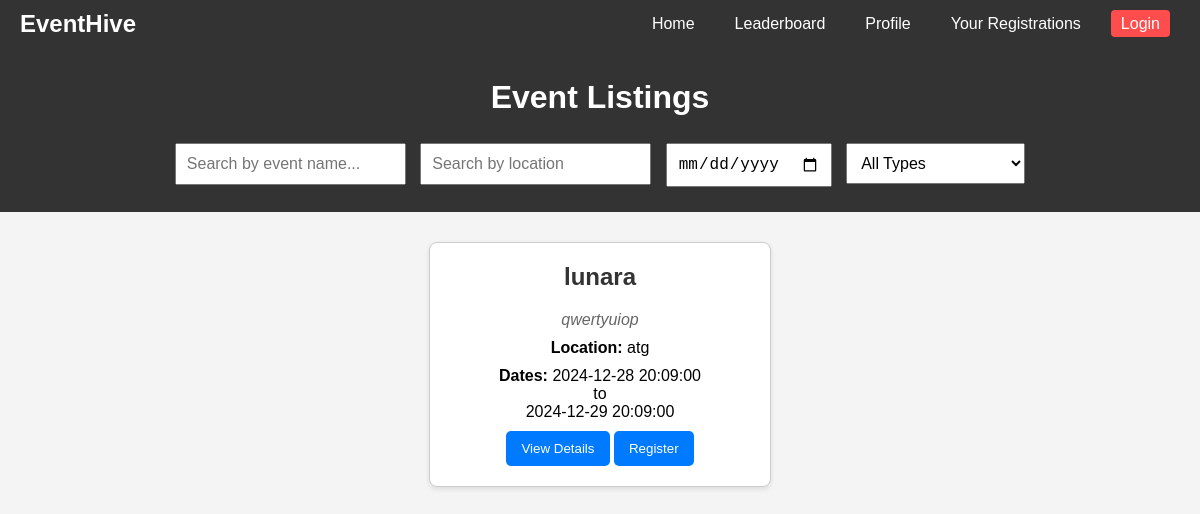
The app's page /home.php with its own data.
### tables this page shows
CREATE TABLE `event` (
  `id` int(255) NOT NULL,
  `name` varchar(255) NOT NULL,
  `host` int(255) NOT NULL,
  `short_description` varchar(255) NOT NULL,
  `long_description` longtext NOT NULL,
  `eligibility` longtext NOT NULL,
  `type` varchar(255) NOT NULL,
  `start_date` datetime NOT NULL,
  `end_date` datetime NOT NULL,
  `deadline_date` datetime NOT NULL,
  `coordinator` varchar(255) NOT NULL,
  `coordinator_number` varchar(255) NOT NULL,
  `coordinator_emailid` varchar(255) NOT NULL,
  `location` varchar(255) NOT NULL,
  `prize` varchar(255) NOT NULL,
  `website` varchar(255) NOT NULL
);

### home.php (the view, shortened to what this page needs)
<!DOCTYPE html>
<html lang="en">
<head>
    <link rel="stylesheet" href="./assets/css/home.css">
</head>
<body>
<?php include './header.php'; ?>
    <header>
        <h1>Event Listings</h1>
        <div class="filter-search-container">
            <input type="text" id="search-bar" placeholder="Search by event name..." oninput="filterEvents()">
            <input type="text" id="filter-location" placeholder="Search by location" oninput="filterEvents()">
            <input type="date" id="filter-date" onchange="filterEvents()">
            <select id="filter-type" onchange="filterEvents()">
                <option value="">All Types</option>
            </select>
        </div>
    </header>
    <main id="event-container">
    <?php
        include './operations/db_connection.php';
        $currentDate = date("Y-m-d H:i:s");
        $sql = "SELECT * FROM event WHERE deadline_date >= '$currentDate' ORDER BY start_date ASC";
        $result = $conn->query($sql);
        if ($result->num_rows > 0) {
            while ($row = $result->fetch_assoc()) {
                echo "
                <div class='event-card' data-name='" . htmlspecialchars($row['name']) . "' data-location='" . htmlspecialchars($row['location']) . "' data-date='" . htmlspecialchars($row['start_date']) . "' data-type='" . htmlspecialchars($row['type']) . "' data-id='" . htmlspecialchars($row['id']) . "'>
                    <h2>" . htmlspecialchars($row['name']) . "</h2>
                    <p class='description'>" . htmlspecialchars($row['short_description']) . "</p>
                    <p><strong>Location:</strong> " . htmlspecialchars($row['location']) . "</p>
                    <p><strong>Dates:</strong> " . htmlspecialchars($row['start_date']) . "<br> to <br>" . htmlspecialchars($row['end_date']) . "</p>
                    <button onclick=\"navigateToEventDetails('" . htmlspecialchars($row['id']) . "')\">View Details</button>
                    <button class='register-button' onclick=\"submitRegistration('" . htmlspecialchars($row['id']) . "')\">Register</button>
                </div>";
            }
        } else {
            echo "<p>No upcoming events available.</p>";
        }
        ?>
    </main>
</body>
</html>

### assets/css/home.css (style rules this page uses)
body { margin: 0; font-family: Arial, sans-serif; background-color: #f4f4f4; }
header { background-color: #333; color: white; padding: 10px 20px; text-align: center; }
.filter-search-container { margin: 10px auto; text-align: center; }
.filter-search-container input, .filter-search-container select { margin: 5px; padding: 10px; font-size: 16px; }
#event-container { display: flex; flex-wrap: wrap; justify-content: center; margin: 20px auto; max-width: 1200px; }
.event-card { background-color: white; border: 1px solid #ccc; border-radius: 8px; margin: 10px; padding: 20px; width: 300px; box-shadow: 0 2px 5px rgba(0, 0, 0, 0.1); text-align: center; transition: transform 0.3s; }
.event-card h2 { margin-top: 0; color: #333; }
.event-card .description { font-style: italic; color: #666; margin: 10px 0; }
.event-card p { margin: 10px 0; }
.event-card button { background-color: #007bff; color: white; border: none; padding: 10px 15px; border-radius: 5px; cursor: pointer; transition: background-color 0.3s; }

### assets/css/header.css (style rules this page uses)
body { margin: 0; font-family: Arial, sans-serif; }

### records on screen
event: name "lunara", short_description "qwertyuiop", location "atg", start_date "2024-12-28 20:09:00", end_date "2024-12-29 20:09:00"
